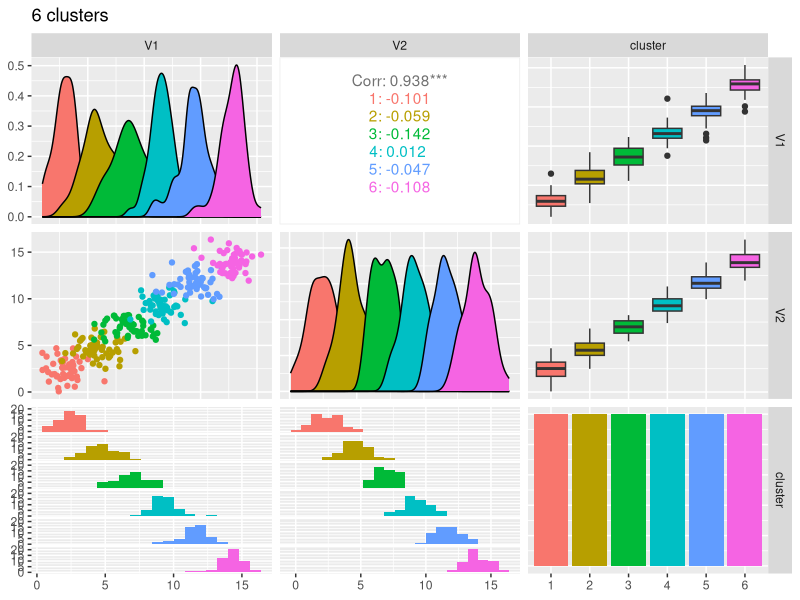

Reproduce this figure in R. (Note: this script raises an error after producing the figure.)
#################################
####### Synthetic examples ######
######## Nested clusters ########
#################################

rm(list=ls())

library(MASS)
library(GGally)

# Define ggplot2 theme 
my_theme <-  theme(
    panel.background = element_rect(fill = NA),
    panel.grid.major = element_line(colour = "grey50"),
    panel.grid.major.x = element_blank() ,
    panel.grid.major.y = element_line(size=.1, color="black"),
    axis.ticks.y = element_blank(),
    axis.ticks.x = element_blank()
)

### Data generation ### 
### C1. Six clusters ###

n_experiments <- 100
# n_separation_levels <- 1
n_types <- 3
n_variables <- 2
n_obs_per_cluster <- 50
n_clusters <- 6

N <- n_obs_per_cluster*n_clusters
P <- n_variables
data <- array(NA, c(N, P, n_types, n_experiments))

Sigma <- diag(n_variables)

i = 8 # Medium separation level
for(j in 1:n_experiments){
  mu = rep(NA, N)
  for(t in 1:(n_types-1)){
    for(k in 1:(n_clusters/t)){
      mu = rep(k*(i-1)/3, n_variables)
      data[((k-1)*n_obs_per_cluster*t+1):(k*n_obs_per_cluster*t),,t,j] <-
        mvrnorm(n = n_obs_per_cluster*t, mu, Sigma)
    }
  }
}

i = 9 # Higher separation level
t = 1 # Only for dataset containing 6 clusters
for(j in 1:n_experiments){
  mu = rep(NA, N)
    for(k in 1:(n_clusters/t)){
      mu = rep(k*(i-1)/3, n_variables)
      data[((k-1)*n_obs_per_cluster*t+1):(k*n_obs_per_cluster*t),,3,j] <-
        mvrnorm(n = n_obs_per_cluster*t, mu, Sigma)
    }
}

### Plots ###

t = 1 # 6 clusters
uno <- rep(1, n_obs_per_cluster)
cluster_labels <- c(uno, uno*2, uno*3, uno*4, uno*5, uno*6)

dataset_example <- data[,,t,1]
example6_dataframe <- as.data.frame(dataset_example)
example6_dataframe$cluster <- as.factor(cluster_labels)
ggpairs(data=example6_dataframe, # data.frame with variables
        title="6 clusters",  # title of the plot
        mapping=ggplot2::aes(colour = cluster),
        lower=list(combo=wrap("facethist", binwidth=0.8)))
ggsave("../figures/synthetic-data-c1.jpg",
       device = "jpeg", width = 7, height = 7)

t = 2 # 3 clusters
dataset_example <- data[,,t,1]
example3_dataframe <- as.data.frame(dataset_example)
example3_dataframe$cluster <- as.factor(cluster_labels)
ggpairs(data=example3_dataframe, # data.frame with variables
        title="3 clusters", # title of the plot
        mapping = ggplot2::aes(colour= cluster),
        lower=list(combo=wrap("facethist", binwidth=0.8)))
ggsave("../figures/synthetic-data-c2.jpg",
       device = "jpeg", width = 7, height = 7)

t = 3 # 6 clusters, well separated
dataset_example <- data[,,t,1]
example6plus_dataframe <- as.data.frame(dataset_example)
example6plus_dataframe$cluster <- as.factor(cluster_labels)
ggpairs(data=example6plus_dataframe, # data.frame with variables
        title="6 clusters, well separated", # title of the plot
        mapping = ggplot2::aes(colour= cluster),
        lower=list(combo=wrap("facethist", binwidth=0.8)))
ggsave("../figures/synthetic-data-c3.jpg",
       device = "jpeg", width = 7, height = 7)

save(data, file = "../data/synthetic-data-c.RData")
